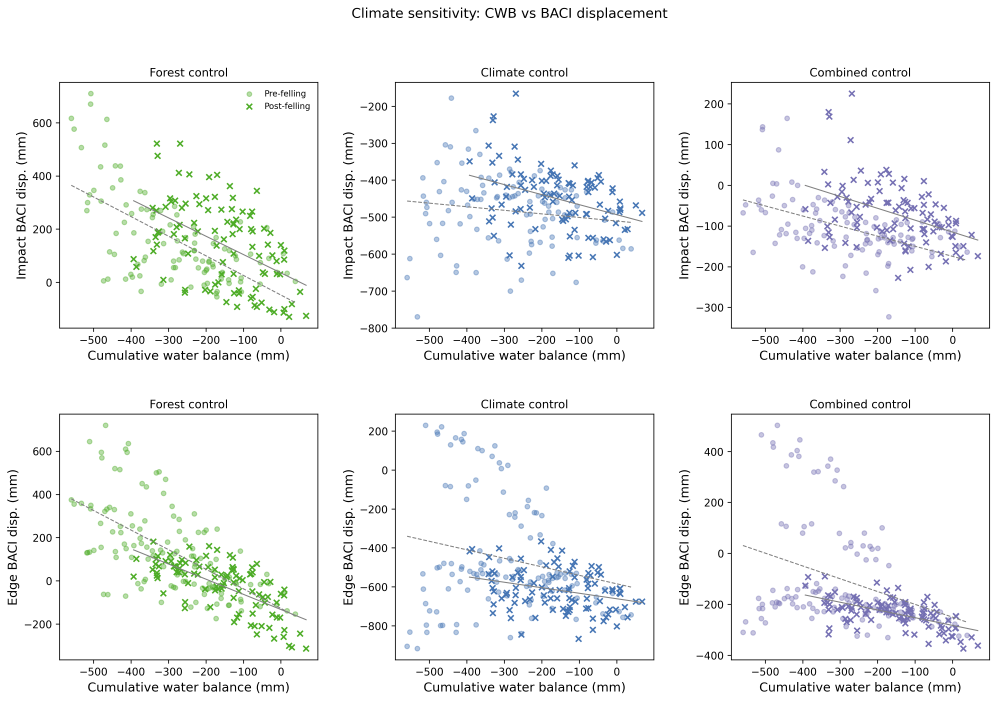
#> input picture src/10_clearfell_baci/10a_06_climate_sensitivity.png, 3988 x 2805 px (shown at 1/4 size)
$ python -i reembed_paper_figures.py   (imports and definitions only)
#> lines starting #> are read from the running program, lines starting #| are printed output that depends on the picture
#!/usr/bin/env python3
"""
reembed_paper_figures.py — put the CURRENT pipeline figure into each paper ODT.

WHY THIS IS NOT reembed_figures.py

  tools/reembed_figures.py keeps the REPORT's pictures current. It identifies an
  embedded picture by walking the declared output's git history for a revision
  whose bytes are embedded. That works for the report because the report embeds
  the pipeline's own bytes.

  The papers do not. Paper 1 and Paper 2 embed RESAMPLED copies: long edge 1600 px
  (Paper 1) or 1700 px (Paper 2), mostly re-encoded as JPEG, whatever the output's
  own size and format. No revision of any output has those bytes, so the report
  tool's byte match never fires on a paper and every paper figure is invisible to
  it — current or stale alike.

  So here a picture is identified by its CAPTION and compared by CONTENT:

  the map      docs/papers/paper_1/PAPER1_FIGURES.md and
               docs/papers/paper_2/PAPER2_FIGURES.md (figure number -> rendered
               file under outputs/). The paper captions do not reliably name their
               source; these tables are the durable record.
  the pairing  each draw:frame/draw:image in content.xml is paired with the
               caption that belongs to it: the "Figure N" paragraph inside the same
               text-box, else the paragraph that holds the frame when its own text
               begins "Figure N", else the first "Figure N" paragraph after it
               (stopping at a heading). "Figure N (continued)" belongs to N.
  the score    both pictures are flattened onto white, reduced to greyscale at
               SCORE_WIDTH px wide (the embedded picture's aspect), blurred by one
               pixel, aligned by the best whole-pixel shift within SCORE_SHIFT, and
               differenced. The score is the WORST BLOCK: the largest mean absolute
               difference (0-255) over a grid of SCORE_BLOCKS blocks across. A
               resample, a JPEG recompression or a one-pixel misregistration spreads
               a little difference over every edge; a re-rendered figure (a changed
               label, an added line, a moved contour) puts a lot of difference in
               one place. A whole-picture mean cannot tell those apart — it averages
               a changed number in a title into nothing (measured: see
               STALE_THRESHOLD).

  A figure whose map row names two or more files is a COMPOSITE. It is paired
  part-for-part, in document order, only when the paper embeds exactly as many
  images and that order is also the best-scoring assignment; otherwise it is
  reported and left alone. A row marked "DO NOT USE" is reported as excluded.

WRITING

  --apply replaces each STALE picture: the current output is resampled (PIL,
  LANCZOS) to the embedded picture's pixel WIDTH (never past the output's own
  width), keeping the output's aspect, and encoded in the embedded member's own
  format: a .png member gets PNG, a .jpg member gets JPEG quality 90. The member
  name, the manifest media-type and draw:mime-type are not rewritten, so the bytes
  must match them (most paper members are .jpg even where the output is a PNG,
  so "the output's own type" would put PNG bytes under a JPEG name). Where the new
  aspect differs from the frame's by more than ASPECT_TOL the frame's svg:height
  is recomputed from its kept svg:width, in whatever unit the frame uses (cm, in,
  mm, pt), exactly as reembed_figures 1.2.0 does.

  Every write goes through tools/odt_edit.py: edit() for the svg:height, then
  replace_image() once per picture. The chain is written into a temporary
  directory and only the final file is copied out, to the NEXT version filename
  beside the source (Paper1_v1_66.odt -> Paper1_v1_67.odt). A versioned document
  is never edited in place, and an existing next version is never overwritten.

Usage:
    python3 tools/reembed_paper_figures.py                      # dry run, both papers
    python3 tools/reembed_paper_figures.py --only paper1
    python3 tools/reembed_paper_figures.py --apply --only paper2
    python3 tools/reembed_paper_figures.py --only paper1 --odt /path/to/Paper1_v1_66.odt
"""
from __future__ import annotations

__version__ = "1.1.1"  # 2026-11-24 (2026-11-24j audit). The caption search refuses a self-closing <text:p/>, so an
#   empty paragraph before a heading can no longer swallow the heading the search is meant to stop at. Measured: the
#   old and new patterns pair every figure identically across all 11 paper documents (the heading's own text stopped
#   the caption parse), so no past re-embed was affected.
# 1.1.0  # 2026-11-17 (T-213). --skip FILE leaves a STALE picture as it is, for a figure whose
#   caption still describes the old output and changes with its text (Paper 1's half-life map waits for T-110).
__version_prev__ = "1.0.0"  # 2026-10-07 (Claude). First issue. Extends reembed_figures to the
#   papers, as Martin approved: the PAPER1_FIGURES.md and PAPER2_FIGURES.md tables are the map, pictures are paired
#   by caption and compared by content, and a stale one is resampled to the paper's own
#   embedded width (1600/1700 px). Needs odt_edit >= 1.9.0 (replace_image accepts JPEG).

import argparse
import io
import re
import shutil
import sys
import tempfile
import zipfile
from itertools import permutations
from pathlib import Path
from xml.dom import minidom

import numpy as np
from PIL import Image, ImageFilter

sys.path.insert(0, str(Path(__file__).resolve().parent))
import odt_edit                                                  # noqa: E402

REPO = Path(__file__).resolve().parents[1]
OUTPUTS = REPO / "outputs"

PAPERS = {
    "paper1": (REPO / "docs/papers/paper_1", "Paper1", "PAPER1_FIGURES.md"),
    "paper2": (REPO / "docs/papers/paper_2", "Hollingham_2026_Paper2_amended",
               "PAPER2_FIGURES.md"),
}

SCORE_WIDTH = 400
SCORE_BLOCKS = 25          # blocks across, so 16 px blocks at SCORE_WIDTH
SCORE_SHIFT = 2            # px at SCORE_WIDTH searched for the best global alignment
# Worst-block score above which the embedded picture is a DIFFERENT picture from the
# current output. Calibrated 2026-10-07 on Paper1_v1_66 and Paper2_amended_v32, every
# borderline pair checked by eye side by side:
#   same picture      0.4 (P1 Fig 16, swapped in at v1_61)
#                     7.4 (P1 Fig 3: identical content, rendered at a 0.1 % different
#                          aspect, so every edge is misregistered by about a pixel)
#   real changes      11.8 (P1 Fig 11: one contour segment and its label moved)
#                     18.3 (P2 Fig 3: clearfell step 120 -> 108 mm, CUSUM final)
#                     22.9 (P1 Fig 6: detrending mean 19.46 -> 19.51, one axis label)
#                     23.0 (P1 Fig 19: lambda 228 -> 220 m), then 24.9 upward.
# The line goes in the gap and toward its low side, because the two errors are not
# equal: a false STALE re-embeds a fresh resample of the same current output (harmless),
# a false "current" leaves a stale figure in a paper. The whole-picture mean, tried
# first, could not do this: it scored P1 Fig 11 (changed) 0.8 and P1 Fig 3 (unchanged)
# 1.7, and put four changed figures (2.0-2.6) below the unchanged one's neighbourhood.
STALE_THRESHOLD = 9.0
ASPECT_TOL = 0.005
JPEG_QUALITY = 90


# ----------------------------------------------------------------------------- files

def version_key(path: Path, stem: str) -> tuple[int, ...] | None:
    m = re.fullmatch(re.escape(stem) + r"_v(\d+(?:_\d+)*)\.odt", path.name)
    return tuple(int(x) for x in m.group(1).split("_")) if m else None


# [28 lines left out: functions newest_version, next_version, resolve_output, not called in this run]


# ----------------------------------------------------------------------------- the map

IMG_RE = re.compile(r"[\w./-]+\.(?:png|jpe?g)", re.I)


# [24 lines left out: function parse_map, not called in this run]


# ----------------------------------------------------------------------------- pairing

FRAME_RE = re.compile(r'<draw:frame\b([^>]*)>\s*<draw:image\b[^>]*?xlink:href="(Pictures/[^"]+)"',
                      re.S)
CAPTION_RE = re.compile(r"Figure\s*(\d+)")


def _plain(fragment: str) -> str:
    fragment = re.sub(r"<draw:frame\b.*?</draw:frame>", "", fragment, flags=re.S)
    return re.sub(r"<[^>]+>", "", fragment).strip()


def _caption_number(text: str) -> int | None:
    m = CAPTION_RE.match(text)
    return int(m.group(1)) if m else None


# [30 lines left out: function pair_images, not called in this run]


# ----------------------------------------------------------------------------- content

def _flatten(im: Image.Image) -> Image.Image:
    im.load()
    if im.mode in ("RGBA", "LA", "P", "PA"):
        im = im.convert("RGBA")
        bg = Image.new("RGBA", im.size, (255, 255, 255, 255))
        im = Image.alpha_composite(bg, im)
    return im.convert("RGB")


def grey(im: Image.Image) -> Image.Image:
    return _flatten(im).convert("L")


# [281 lines left out: functions score, plan, _frame_size, resample, apply, verify and 2 more, not called in this run]


# [2 lines not run here, left out]

>>> from PIL import Image
>>> picture = Image.open('../src/10_clearfell_baci/10a_06_climate_sensitivity.png')
#> picture is the input picture: PIL image 3988x2805 RGBA; mean R, G, B, A 244.3, 245.6, 245.5, 255
>>> result = grey(picture)
#> in _flatten, `bg = Image.new("RGBA", im.size, (255, 255, 255, 255))`: bg: PIL image 3988x2805 RGBA; every value is 255
#> in grey, `return _flatten(im).convert("L")`:
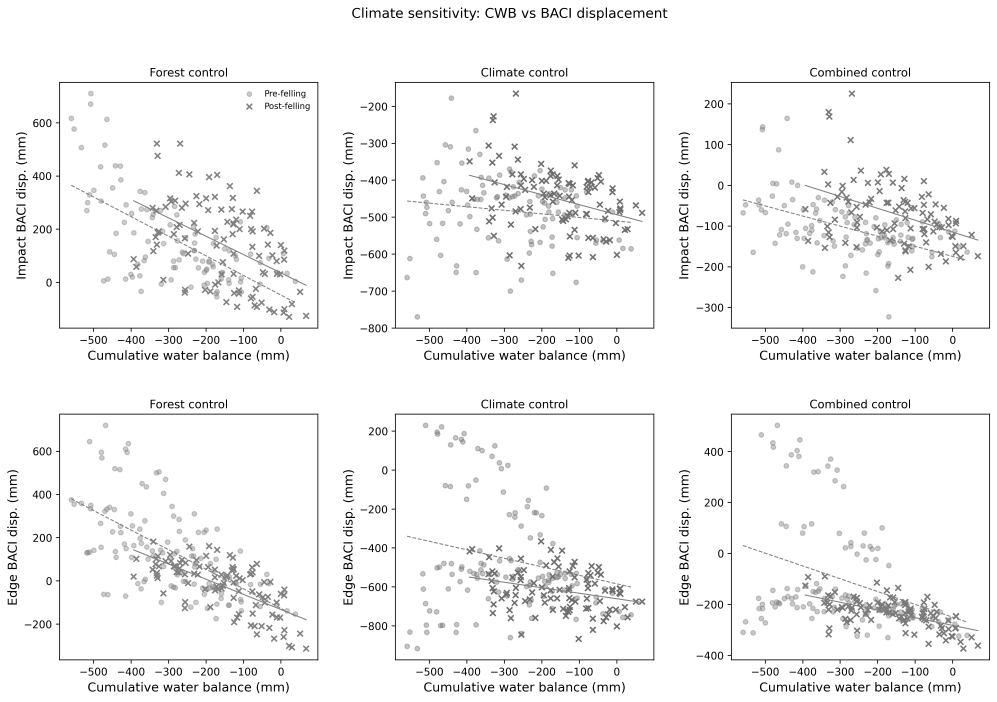
#> returned value: PIL image 3988x2805 L (shown at 1/4 size); min 0, max 255, mean 245.2
